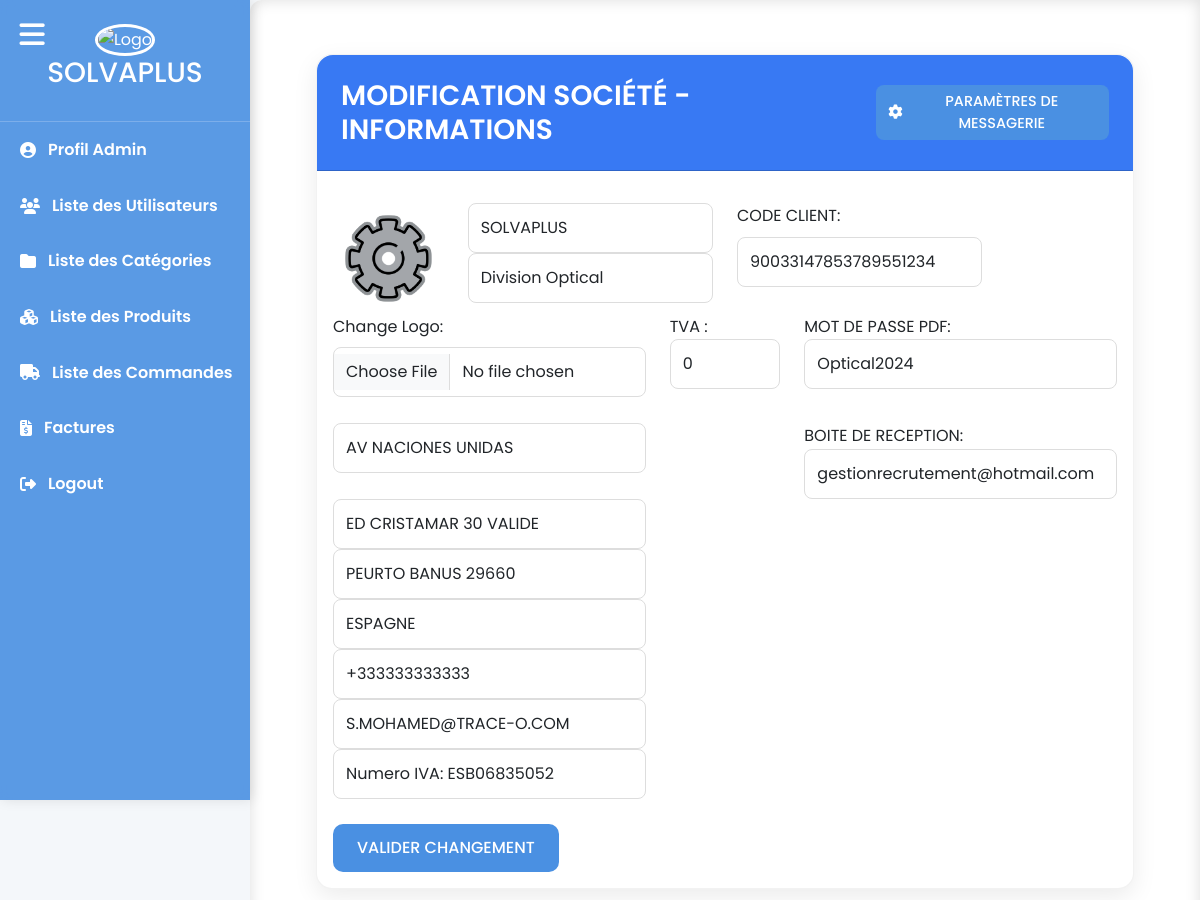
/order_management/company/ (signed in), run on the app's committed database.
### sherly_app/models.py (models this page shows, shortened)
class Societe(models.Model):
    nom1 = models.CharField(max_length=255, blank=True, null=True,default='SHERLY & STRATEGY SL')
    nom2 = models.CharField(max_length=255, blank=True, null=True,default='Division Optical')
    ligne1 = models.CharField(max_length=255, blank=True, null=True,default='AV Naciones Unidas')
    ligne2 = models.CharField(max_length=255, blank=True, null=True,default='Ed Cristamar 30,')
    ligne3 = models.CharField(max_length=255, blank=True, null=True,default='Peurto Banus 29660,')
    ligne4 = models.CharField(max_length=255, blank=True, null=True,default='Mail: admin@gmail.com')
    ligne5 = models.CharField(max_length=255, blank=True, null=True,default='Numero IVA: ESB06835052')
    logo = models.ImageField(upload_to='images/', null=True, blank=True)
    code_client = models.CharField(max_length=255,default='00033147853314')
    livre1=models.CharField(max_length=50,default='SCROTIS  OPTIC 2000')
    livre2=models.CharField(max_length=50,default='38 rue Saint Denis')
    livre3=models.CharField(max_length=50,default='92700 COLOMBES')
    livre4=models.CharField(max_length=50,default='FRANCE')
    achteur1=models.CharField(max_length=50,default='SCROTIS  OPTIC 2000 ')
    achteur2=models.CharField(max_length=50,default='38 rue Saint Denis')
    achteur3=models.CharField(max_length=50,default='92700 COLOMBES')
    achteur4=models.CharField(max_length=50,default='FRANCE')
    achteur5=models.CharField(max_length=50,default='Numero TVA Intraceo')
    achteur6=models.CharField(max_length=50,default='FR7547911891')
    nif=models.CharField(max_length=100,blank=True,null=True,default='NIF:B062835052-Nº IVA : ESB068350201152')
    phrase=models.CharField(max_length=100,default="L'expédition s'effectue conformément a nos conditions générales de vente")
    pays=models.CharField(max_length=100,default="ESPAGNE")
    telephone=models.CharField(max_length=100,default="+333333333333")
    tva = models.IntegerField(default=0)
    boite_envoi = models.CharField(max_length=100,default="gestionrecrutement@hotmail.com", error_messages={'invalid': "L'adresse email de boite d'envoi est invalide."})
    boite_reception = models.CharField(max_length=100,default="optiquejaures@hotmail.com", error_messages={'invalid': "L'adresse email de boite de réception est invalide."})
    pdf_pwd=models.CharField(max_length=20,default="Optical2024")

### sherly_app/views.py (the view)
# urls.py: path('company/', user_passes_test(is_superuser, login_url='bl_login')(login_required(company, login_url='bl_login')), name='company'),
def company(request):
        societe = Societe.objects.first()
        if request.method == 'POST':
            form = CompanyForm(request.POST, request.FILES, instance=societe)
            if form.is_valid():
                form.save()
                return redirect('categorie_list')
            else:
                form = CompanyForm(request.POST,request.FILES, instance=societe)
                return render(request, 'company/edit.html', {'form': form})
        else :
            form = CompanyForm(instance=societe)  # Redirect to the category list page
        return render(request, 'company/edit.html', {'form': form})

### sherly_app/forms.py (shortened to what this page needs)
class CompanyForm(forms.ModelForm):
    class Meta:
        model = Societe
        fields = ['nom1', 'nom2','ligne1','ligne2','ligne3','ligne4','ligne5','logo','code_client','boite_envoi','boite_reception','pays','telephone','tva','pdf_pwd']

### sherly_app/context_processors.py (called while the page is built)
def societer_info(request):
    societe = Societe.objects.first()  # Retrieve societer information (adjust as necessary)
    return {'societe': societe}

def familles_context(request):
    familles = Famille.objects.all()  # Récupère toutes les familles
    return {'familles': familles}

def produits_context(request):
    produits = Produit.objects.all()  # Récupère toutes les familles
    return {'produits': produits}

### sherly_app/urls.py (called while the page is built)
def is_superuser(user):
    return user.is_superuser

### sherly_app/templates/company/edit.html (shortened to what this page needs)
{% extends 'base.html' %}
{% block content %}
<div class="container mt-4">
    <div class="container">
        <div class="card">
            <div class="card-header d-flex align-items-center justify-content-between" style="background-color: #3879f3; color: white;">
                <h2 class="mb-0">MODIFICATION SOCIÉTÉ - INFORMATIONS </h2>
                    <a href="{% url 'parametrage' %}" class="btn btn-primary btn-sm">
                    <i class="fas fa-cog"></i>PARAMÈTRES DE MESSAGERIE
                </a>
            </div>
            <div class="card-body">
                <form method="post" enctype="multipart/form-data" id="companyForm">
                    <div class="row">
                        <div class="col-md-2">
                            <img id="logoPreview" src="{{ form.instance.logo.url }}" alt="Logo" class="img-fluid">
                        </div>
                        <div class="col-md-4">
                            <div class="row">
                                <div class="col-md-12">
                                    <input type="text" class="form-control" id="{{ form.nom1.id_for_label }}" name="{{ form.nom1.name }}" value="{{ form.nom1.value }}" >
                                </div>
                            </div>
                            <div class="row">
                                <div class="col-md-12">
                                    <input type="text" class="form-control" id="{{ form.nom2.id_for_label }}" name="{{ form.nom2.name }}" value="{{ form.nom2.value }}" >
                                </div>
                            </div>
                        </div>
                        <div class="col-md-4">
                            <label for="{{ form.designation.id_for_label }}" class="form-label"> CODE CLIENT:</label>
                            <input type="number" class="form-control" id="{{ form.code_client.id_for_label }}" name="{{ form.code_client.name }}" value={{form.code_client.value}} required >
                        </div>
                    </div>
                    <div class="row">
                        <div class="col-md-5">
                            <label for="{{ form.logo.id_for_label }}" class="form-label d-block">Change Logo:</label>
                            <input type="file" class="form-control" id="{{ form.logo.id_for_label }}" name="{{ form.logo.name }}" onchange="previewLogo()">
                        </div>
                        <div class="col-md-2">TVA :<input type="text" class="form-control" id="{{ form.tva.id_for_label }}" name="{{ form.tva.name }}" value="{{ form.tva.value }}" required ></div>
                        <div class="col-md-5">
                           MOT DE PASSE PDF:  <input type="text" class="form-control" id="{{ form.pdf_pwd.id_for_label }}" name="{{ form.pdf_pwd.name }}" value="{{ form.pdf_pwd.value }}" required >
                        </div>
                    </div><br>
                    <div class="row">
                        <div class="col-md-5">
                            <input type="text" class="form-control" id="{{ form.ligne1.id_for_label }}" name="{{ form.ligne1.name }}" value="{{ form.ligne1.value }}" >
                        </div>
                        <div class="col-md-2"></div>
                        <div class="col-md-5">
                           BOITE DE RECEPTION:  <input type="text" class="form-control" id="{{ form.boite_reception.id_for_label }}" name="{{ form.boite_reception.name }}" value="{{ form.boite_reception.value }}" required >
                        </div>
                    </div>
                    <div class="row">
                        <div class="col-md-5">
                            <input type="text" class="form-control" id="{{ form.ligne2.id_for_label }}" name="{{ form.ligne2.name }}" value="{{ form.ligne2.value }}" >
                        </div>
                    </div>
                    <div class="row">
                        <div class="col-md-5">
                            <input type="text" class="form-control" id="{{ form.ligne3.id_for_label }}" name="{{ form.ligne3.name }}" value="{{ form.ligne3.value }}" >
                        </div>
                    </div>
                    <div class="row">
                        <div class="col-md-5">
                            <input type="text" class="form-control" id="{{ form.pays.id_for_label }}" name="{{ form.pays.name }}" value="{{ form.pays.value }}" >
                        </div>
                    </div>
                    <div class="row">
                        <div class="col-md-5">
                            <input type="text" class="form-control" id="{{ form.telephone.id_for_label }}" name="{{ form.telephone.name }}" value="{{ form.telephone.value }}" >
                        </div>
                    </div>
                    <div class="row">
                        <div class="col-md-5">
                            <input type="text" class="form-control" id="{{ form.ligne4.id_for_label }}" name="{{ form.ligne4.name }}" value="{{ form.ligne4.value }}" >
                        </div>
                    </div>
                    <div class="row">
                        <div class="col-md-5">
                            <input type="text" class="form-control" id="{{ form.ligne5.id_for_label }}" name="{{ form.ligne5.name }}" value="{{ form.ligne5.value }}" >
                        </div>
                    </div><br>
                    <button type="submit" class="btn btn-primary ">VALIDER CHANGEMENT</button>
                </form>
            </div>
        </div>
    </div>
</div>
{% endblock %}

### sherly_app/templates/base.html (shortened to what this page needs)
{% load static %}
<!DOCTYPE html>
<html lang="fr">
<head>
    <link href="https://cdn.jsdelivr.net/npm/bootstrap@5.3.0/dist/css/bootstrap.min.css" rel="stylesheet" />
    <link href="https://cdnjs.cloudflare.com/ajax/libs/font-awesome/6.4.0/css/all.min.css" rel="stylesheet" />
    <link href="https://cdn.jsdelivr.net/npm/bootstrap-icons@1.11.1/font/bootstrap-icons.css" rel="stylesheet" />
    <link href="{% static 'css/main.css' %}" rel="stylesheet" />
</head>
<body>
    <button id="sidebarCollapse" aria-label="Toggle Sidebar">
        <i class="fas fa-bars"></i>
    </button>
    <nav id="sidebar" class="fade-in">
        <div class="sidebar-header">
            <img src="{% static 'images/logo.png' %}" alt="Logo" class="fade-in">
            <h3>{{societe.nom1}}</h3>
        </div>
        {% if user.is_superuser %}
        <ul class="components">
            <li><a href="{% url 'profile' %}"><i class="fas fa-user-circle"></i> <span class="text">Profil Admin</span></a></li>
            <li><a href="{% url 'list_user' %}"><i class="fas fa-users"></i> <span class="text">Liste des Utilisateurs</span></a></li>
            <li><a href="{% url 'categorie_list' %}"><i class="fas fa-folder"></i> <span class="text">Liste des Catégories</span></a></li>
            <li><a href="{% url 'product_list' %}"><i class="fas fa-cubes"></i> <span class="text">Liste des Produits</span></a></li>
            <li><a href="{% url 'commande_list' %}"><i class="fas fa-truck"></i> <span class="text">Liste des Commandes</span></a></li>
            <li><a href="{% url 'facture' %}"><i class="fas fa-file-invoice-dollar"></i> <span class="text">Factures</span></a></li>
            <li><a href="{% url 'bl_logout' %}"><i class="fas fa-sign-out-alt"></i> <span class="text">Logout</span></a></li>
        </ul>
        {% else %}
        <ul class="components">
            <li><a href="{% url 'commande_list' %}"><i class="fas fa-truck"></i> <span class="text">Liste des Commandes</span></a></li>
            <li><a href="{% url 'bl_logout' %}"><i class="fas fa-sign-out-alt"></i> <span class="text">Logout</span></a></li>
        </ul>
        {% endif %}
    </nav>
    <div id="content" class="fade-in">
        <div class="container-fluid">
            {% block content %}
            {% endblock %}
        </div>
    </div>
</body>
</html>

### sherly_app/static/css/main.css (style rules this page uses)
:root { --primary-color: #4a90e2; --secondary-color: #ff6f61; --background-color: #f4f7fa; --text-color: #333; --sidebar-bg: rgba(74, 144, 226, 0.9); --hover-bg: rgba(255, 111, 97, 0.2); }
* { box-sizing: border-box; margin: 0; padding: 0; }
body { font-family: 'Poppins', sans-serif; background-color: var(--background-color); color: var(--text-color); line-height: 1.6; }
.card { background: white; border-radius: 16px; box-shadow: 0 8px 24px rgba(0, 0, 0, 0.08); transition: all 0.3s ease; border: 1px solid rgba(0, 0, 0, 0.05); }
.card-header { background-color: var(--primary-color); color: white; padding: 1.5rem; border-radius: 16px 16px 0 0 !important; margin-bottom: 1rem; }
.card-header h2, .card-header h3 { margin: 0; font-weight: 600; font-size: 1.5rem; }
.card-header h2 { font-size: 1.75rem; }
.btn-primary { background-color: var(--primary-color); border: none; padding: 12px 24px; border-radius: 10px; transition: all 0.3s ease; font-weight: 500; }
.btn-sm { padding: 6px 12px; font-size: 0.9rem; display: flex; align-items: center; justify-content: center; border-radius: 8px; transition: all 0.3s ease; }
.btn-sm i { margin-right: 4px; }
.form-control { border-radius: 8px; padding: 12px; border: 1px solid #ddd; transition: all 0.3s ease; }
.fade-in { animation: fadeIn 0.5s ease-in; }

### sherly_app/templates/base.html (style rules this page uses)
* { box-sizing: border-box; }
body { font-family: 'Poppins', sans-serif; background-color: #f4f7fa; margin: 0; min-height: 100vh; overflow-x: hidden; }
#sidebar { position: fixed; top: 0; left: 0; height: 100vh; width: 250px; background: rgba(74, 144, 226, 0.9); backdrop-filter: blur(8px); box-shadow: 2px 0 12px rgba(0, 0, 0, 0.1); color: #fff; transition: width 0.4s ease; z-index: 1050; overflow: hidden; }
#sidebar .sidebar-header { padding: 1.5rem 1rem; text-align: center; border-bottom: 1px solid rgba(255, 255, 255, 0.2); }
#sidebar .sidebar-header img { width: 70px; height: 70px; border-radius: 50%; border: 3px solid white; object-fit: cover; transition: transform 0.3s ease; }
#sidebar ul.components { padding: 0; margin: 0; list-style: none; }
#sidebar ul li { width: 100%; }
#sidebar ul li a { display: flex; align-items: center; gap: 12px; padding: 15px 20px; color: white; font-weight: 600; text-decoration: none; transition: background-color 0.3s ease, color 0.3s ease, transform 0.3s ease; white-space: nowrap; }
#sidebarCollapse { position: fixed; top: 12px; left: 12px; z-index: 1100; width: 40px; height: 40px; border: none; background: transparent; color: white; font-size: 1.8rem; cursor: pointer; transition: color 0.3s ease; }
#content { margin-left: 250px; padding: 30px; transition: margin-left 0.4s ease; min-height: 100vh; background: white; border-radius: 12px 0 0 12px; box-shadow: inset 0 0 15px #ddd; }

### data on the page
Societe: nom1 "SOLVAPLUS", instance.logo (picture), nom2 "Division Optical", code_client "90033147853789551234", pdf_pwd "Optical2024", ligne1 "AV NACIONES UNIDAS", boite_reception "gestionrecrutement@hotmail.com", ligne2 "ED CRISTAMAR 30 VALIDE", ligne3 "PEURTO BANUS 29660", pays "ESPAGNE", telephone "+333333333333", ligne4 "S.MOHAMED@TRACE-O.COM", ligne5 "Numero IVA: ESB06835052"
